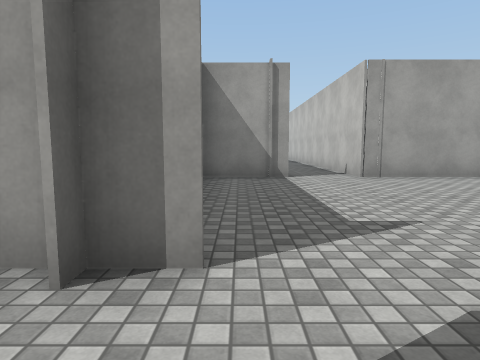
view 1 (above)

18 first-person views from a walk through a 3-D level made in the Unity game engine. The camera is 1.3 m above the floor, tilts 6° down and sees 75° across. The floor is counted in squares, 2 m on a side. Each view is taken from the middle of a square. On the plan, view 1 faces up. The plan holds only what a view shows up to about 10 squares ahead; the rest is blank. The place goes on beyond the plan. Surface patterns are stand-ins for the level's own textures.

view 2
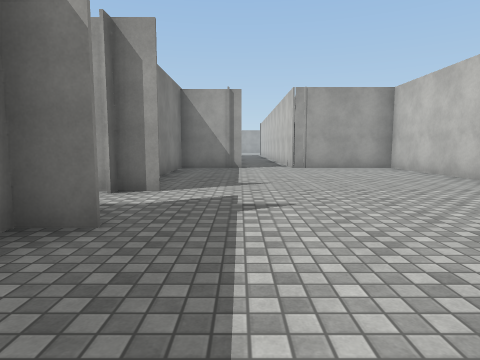

view 3
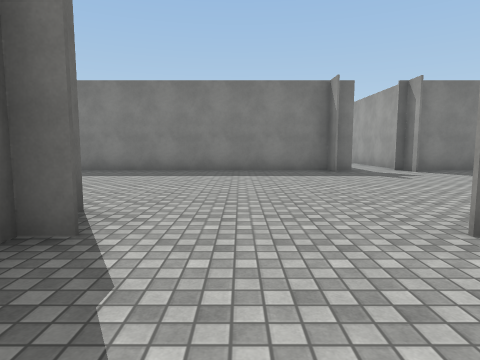

view 4
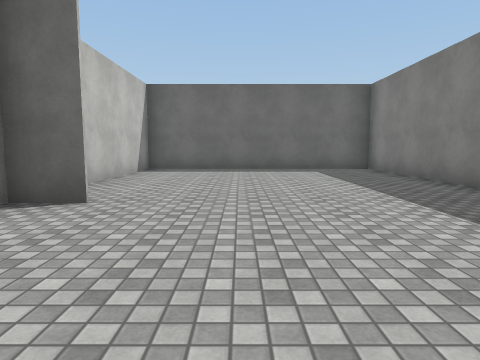

view 5
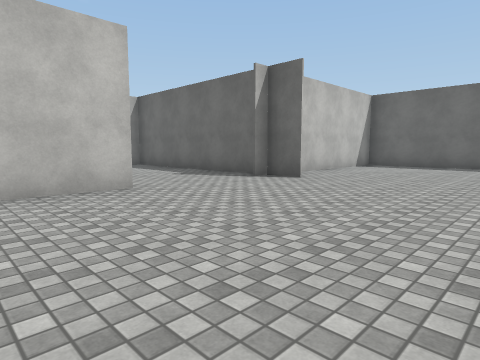

view 6
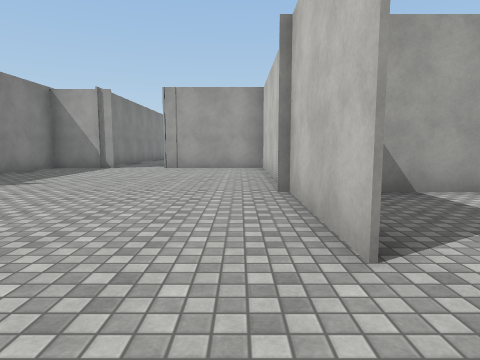

view 7
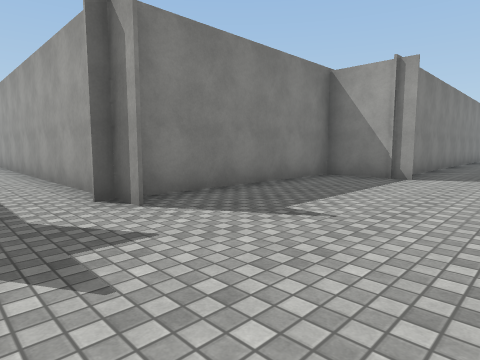

view 8
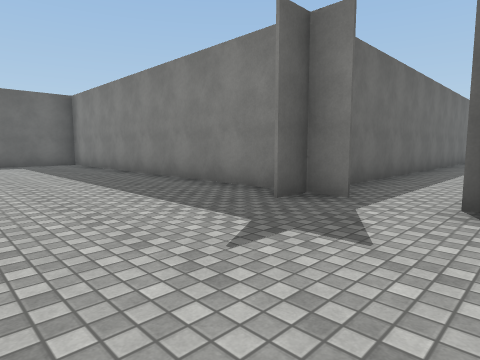

view 9
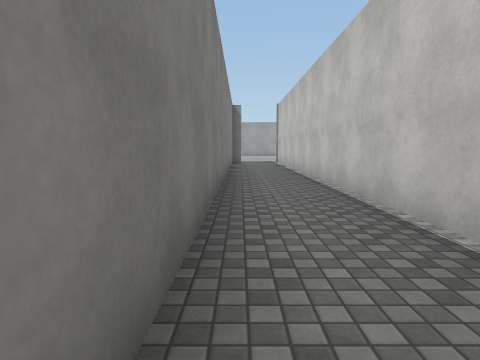

view 10
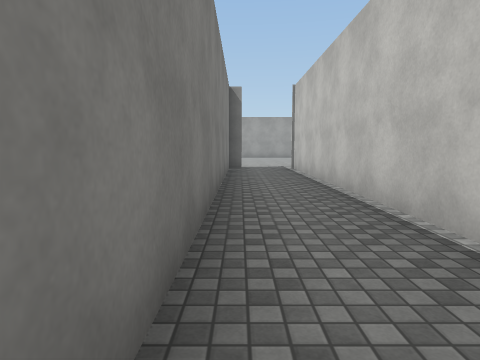

view 11
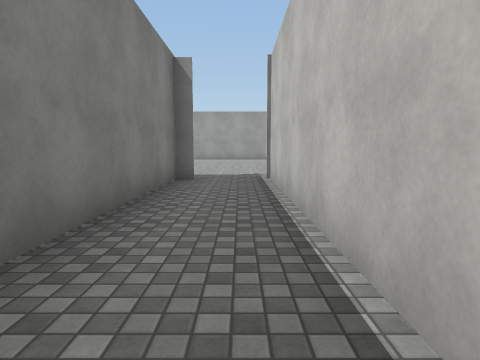

view 12
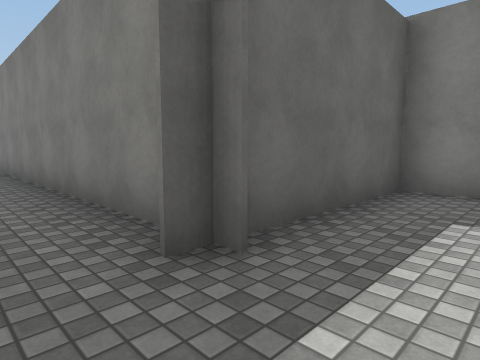

view 13
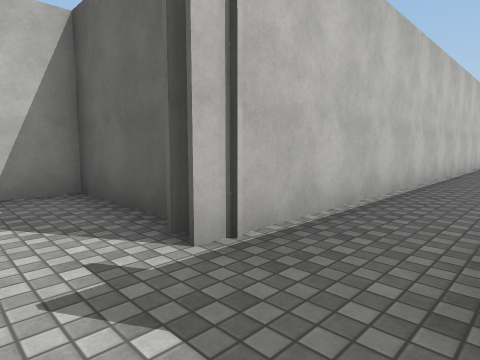

view 14
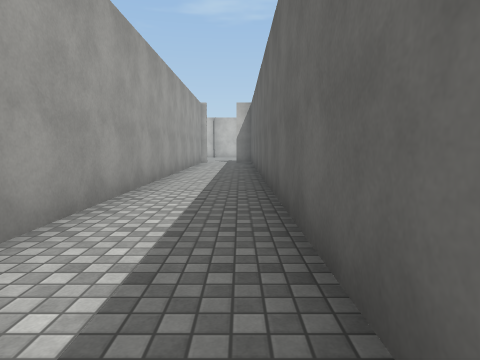

view 15
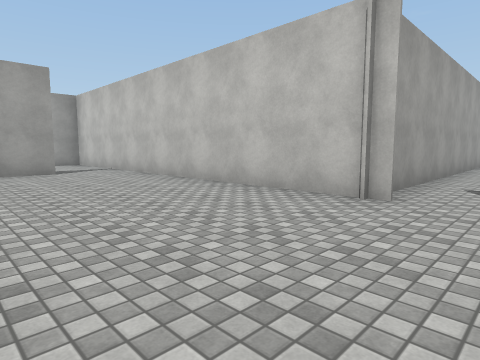

view 16
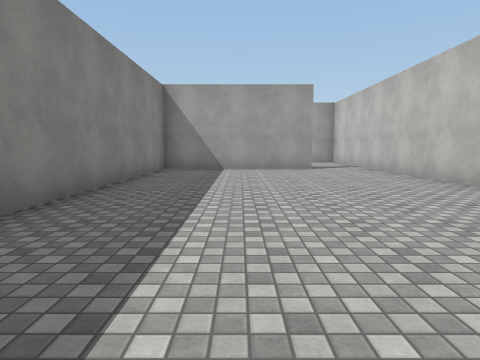

view 17
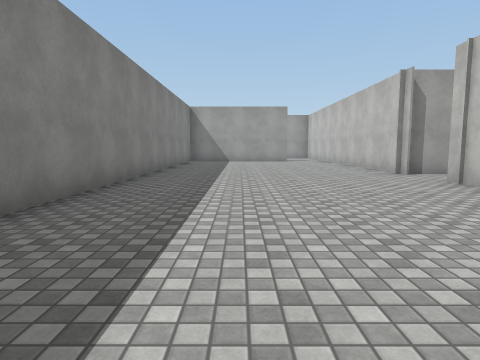

view 18
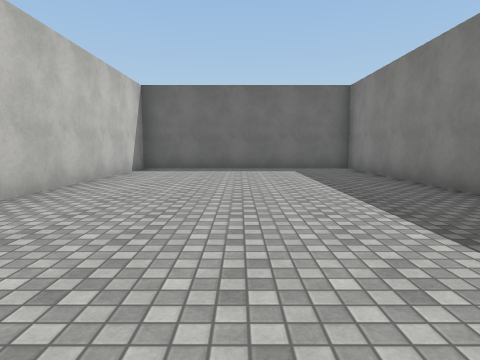

### Floor plan
Ten units are one square. View 1 is at (0, 0); x grows to the right and y downward. Boxes are objects, and circles mark ways between rooms. Rooms are numbered by the first view taken in them; rooms with no view inside come last. Other rooms are left out.
<svg viewBox="-218 -230 308 338">
<path fill="none" stroke="#000" d="M57 14 57 -68 26 -68M48 46 85 46M58 41 58 46M-8 -2 -8 103 57 103 57 41M-1 -16 -16 -16M-16 5 -1 5 -9 5M85 -16 70 -16M11 -68 -8 -68 -8 -14M7 -206 7 -66M26 -68 26 -204M11 -214 6 -214M7 -218 7 -206M34 -214 57 -214 57 -225M26 -204 26 -219M-29 -224 -29 -214 11 -214M-151 -12 -151 -74M-135 5 -16 5M-168 -84 -213 -84 -213 65 -151 65 -151 0M-16 -16 -152 -16"/>
<circle cx="20" cy="-60" r="3" fill="#2a7"/>
<circle cx="-10" cy="-10" r="3" fill="#2a7"/>
<circle cx="20" cy="-210" r="3" fill="#2a7"/>
<text x="30" y="20">1</text>
<text x="20" y="-140">2</text>
<text x="20" y="-220">3</text>
<text x="-160" y="-10">4</text>
</svg>
Room 1 opens to room 2. Room 1 opens to room 4. Room 2 opens to room 3.

Where each view was taken, in squares from view 1:
view 1: 0 up, 0 right, facing up
view 2: 3 down, 1 right, facing up
view 3: 3 down, 8 right, facing left
view 4: 1 down, 3 right, facing down
view 5: 1 up, 1 right, facing down-right
view 6: 3 down, 5 right, facing up
view 7: 0 up, 3 right, facing up-left
view 8: 2 up, 3 right, facing down-left
view 9: 8 up, 1 right, facing up
view 10: 12 up, 1 right, facing up
view 11: 15 up, 2 right, facing up
view 12: 23 up, 2 right, facing down-left
view 13: 23 up, 1 right, facing down-right
view 14: 0 up, 14 left, facing right
view 15: 0 up, 19 left, facing up-right
view 16: 1 down, 19 left, facing up
view 17: 6 down, 19 left, facing up
view 18: 3 up, 18 left, facing down
